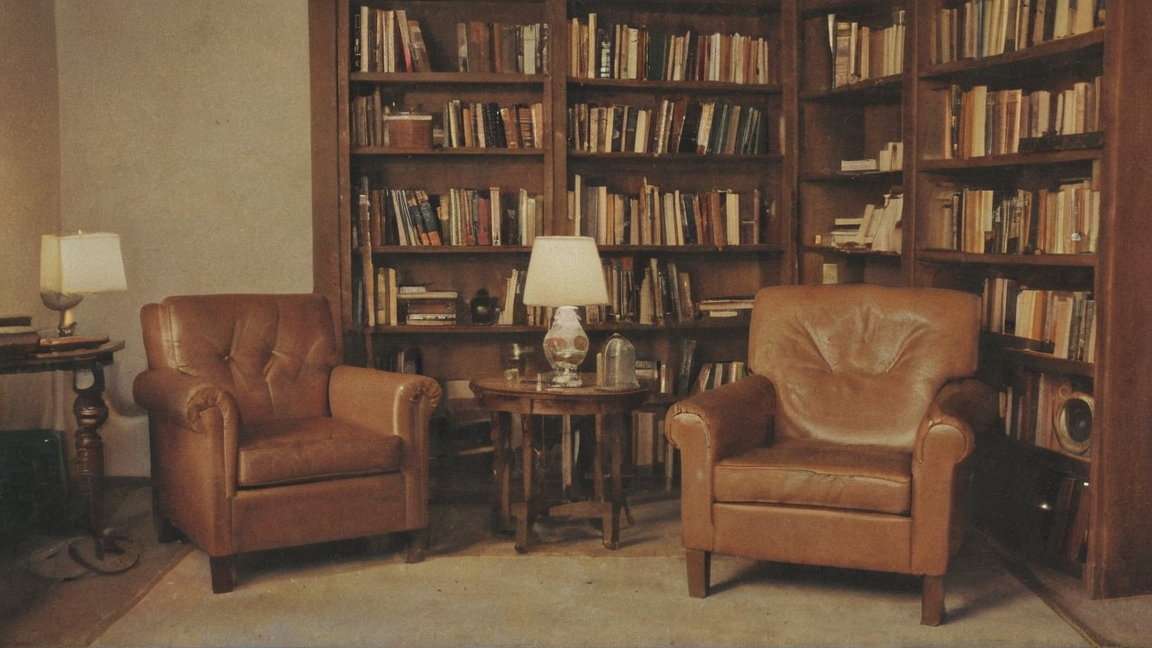
#> input picture video/burnout/full/images/A01_s1.png, 1152 x 648 px
$ python -i render.py   (imports and definitions only)
#> lines starting #> are read from the running program, lines starting #| are printed output that depends on the picture
# Render a timeline (JSON) to MP4: stock video scenes (in-point, speed), photo scenes with slow zoom,
# black cards, bottom subtitle boxes per the channel guide (9장 6절), and the audio track.
# All picture sources get the same grade so stock footage and AI images look like one piece.
# usage: render.py timeline.json out.mp4 [--frames-only N]
import json, math, os, subprocess, sys
import numpy as np
from PIL import Image, ImageDraw, ImageFilter, ImageFont

W, H, FPS = 1920, 1080, 30
ROOT = os.environ.get("VIDEO_ROOT", os.path.dirname(os.path.dirname(os.path.abspath(__file__))))
FONT_PATH = f"{ROOT}/fonts/Pretendard-SemiBold.otf"
FONT_SIZE = 64                  # Hangul glyph height 56px = 5.2% of 1080 (guide: about 5%)
WHITE = (255, 255, 255, 255)
YELLOW = (242, 201, 76, 255)    # #F2C94C, guide 6-4
BOX_RGBA = (0, 0, 0, 224)       # nearly opaque black (guide 6-1)
BOX_BOTTOM = round(H * 0.928)   # 1002: box bottom edge at 92.8%
BOX_TOP_1 = round(H * 0.850)    # 918: one-line box top at 85.0%
LINE_GAP = 76                   # baseline distance for two-line subtitles
PAD_X = 28                      # narrow side padding
ITALIC_SLANT = math.tan(math.radians(12))
MAX_ZOOM = 1.05

font = ImageFont.truetype(FONT_PATH, FONT_SIZE)
# centre text (black cards, text over a dimmed photo): 70px since 2026-10-23 (owner: "1point씩 키워줘"; 64->65px would
# not be visible, so one step is taken as in a document going 10pt->11pt, about +9%). Bottom subtitles stay 64px.
CENTER_SIZE = 70
center_font = ImageFont.truetype(FONT_PATH, CENTER_SIZE)
TITLE_FONT_PATH = f"{ROOT}/fonts/Pretendard-ExtraBold.otf"
# Hangul glyph box relative to baseline (measured): top -51, bottom +5 -> visual center at -23
GLYPH_TOP, GLYPH_BOTTOM = -51, 5
GLYPH_MID = (GLYPH_TOP + GLYPH_BOTTOM) / 2


# [13 lines left out: function parse_markup, not called in this run]


def text_width(segs, f=None):
    return (f or font).getlength("".join(s for s, _ in segs))


# [59 lines left out: functions draw_line, slant, render_text_layer, not called in this run]


_VIGNETTE = {}


def grade_arr(a8, g):
    """Common low-key look so all scenes match: mute colors, darker mids, vignette (uint8 HxWx3)."""
    if not g:
        return a8
    a = a8.astype(np.float32) / 255
    lum = a @ np.array([0.2126, 0.7152, 0.0722], np.float32)
    a = lum[..., None] + (a - lum[..., None]) * g.get("sat", 0.88)
    a = np.clip((a - g.get("black", 0.02)) / (1 - g.get("black", 0.02)), 0, 1) ** g.get("gamma", 1.12)
    h, w = lum.shape
    key = (h, w, g.get("vignette", 0.35))
    if key not in _VIGNETTE:
        yy, xx = np.mgrid[0:h, 0:w].astype(np.float32)
        r = np.sqrt(((xx - w / 2) / (w / 2)) ** 2 + ((yy - h / 2) / (h / 2)) ** 2) / math.sqrt(2)
        u = np.clip((r - 0.35) / 0.65, 0, 1)
        _VIGNETTE[key] = (1 - key[2] * u * u * (3 - 2 * u))[..., None].astype(np.float32)
    a *= _VIGNETTE[key]
    return (np.clip(a, 0, 1) * 255 + 0.5).astype(np.uint8)


def grade(im, g):
    return Image.fromarray(grade_arr(np.asarray(im.convert("RGB")), g))


# [9 lines left out: function blur_box_filter, not called in this run]


class VideoSource:
    """Stock video scene: ffmpeg decodes from `in` (s) at `speed`, resampled to 30 fps and cropped to fill 16:9.
    Frames are read in order; if the clip runs out, the last frame is held."""

    # [31 lines left out: functions __init__, _start, frame, not called in this run]

    def close(self):
        if self.proc:
            self.proc.stdout.close(); self.proc.kill(); self.proc.wait(); self.proc = None


DEFAULT_GRADE = {"sat": 0.88, "black": 0.02, "gamma": 1.12, "vignette": 0.35}


def prep_image(path, crop=None, g=DEFAULT_GRADE, blur=0):
    """Crop to 16:9, grade, and upscale so that MAX_ZOOM maps 1:1 to output pixels (optional blur after)."""
#> called with blur = 0
    im = Image.open(path).convert("RGB")
#> im is the input picture: PIL image 1152x648 RGB; mean R, G, B 106.1, 82.2, 62.6
    w, h = im.size
#> w = 1152; h = 648
    if crop:  # [x0, y0, x1, y1] in source pixels
        im = im.crop(crop); w, h = im.size
    tw = w; th = round(w * 9 / 16)
#> after `tw = w`: tw = 1152
#> after `th = round(w * 9 / 16)`: th = 648
    if th > h:
        th = h; tw = round(h * 16 / 9)
    x0 = (w - tw) // 2; y0 = (h - th) // 2
#> after `x0 = (w - tw) // 2`: x0 = 0
#> after `y0 = (h - th) // 2`: y0 = 0
    im = grade(im.crop((x0, y0, x0 + tw, y0 + th)), g)   # grade after crop: vignette stays centered
#> in grade_arr, `lum = a @ np.array([0.2126, 0.7152, 0.0722], np.float32)`:
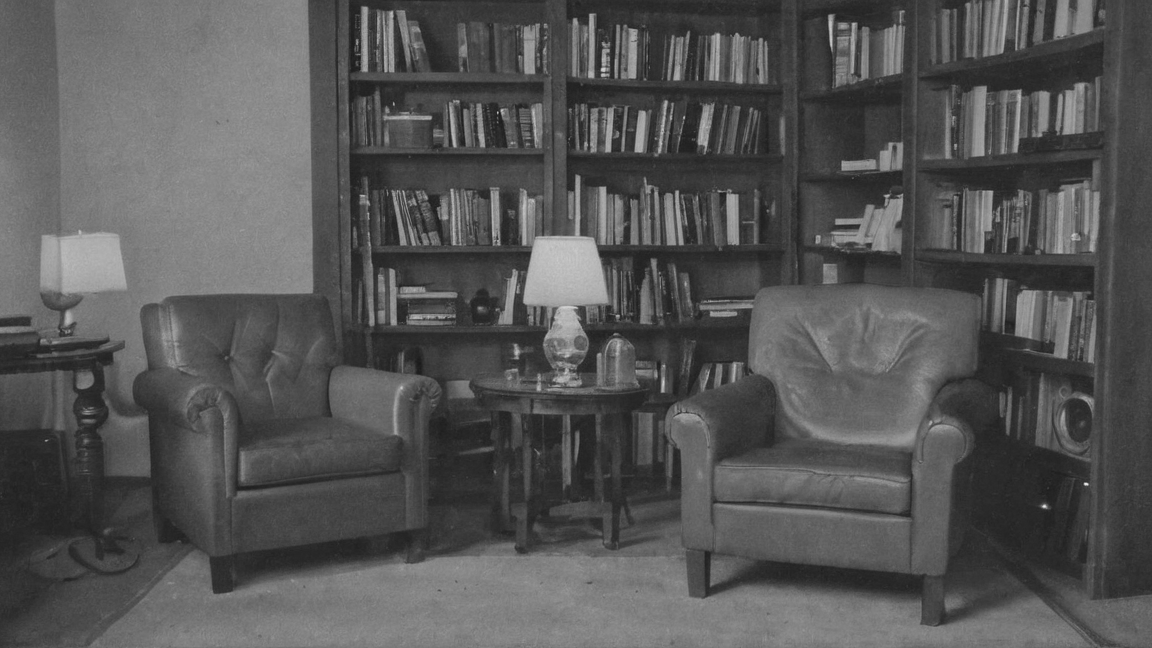
#> lum: shape (648, 1152) float32; min 0.0892, max 0.92, mean 0.337
#> in grade_arr, `a *= _VIGNETTE[key]`:
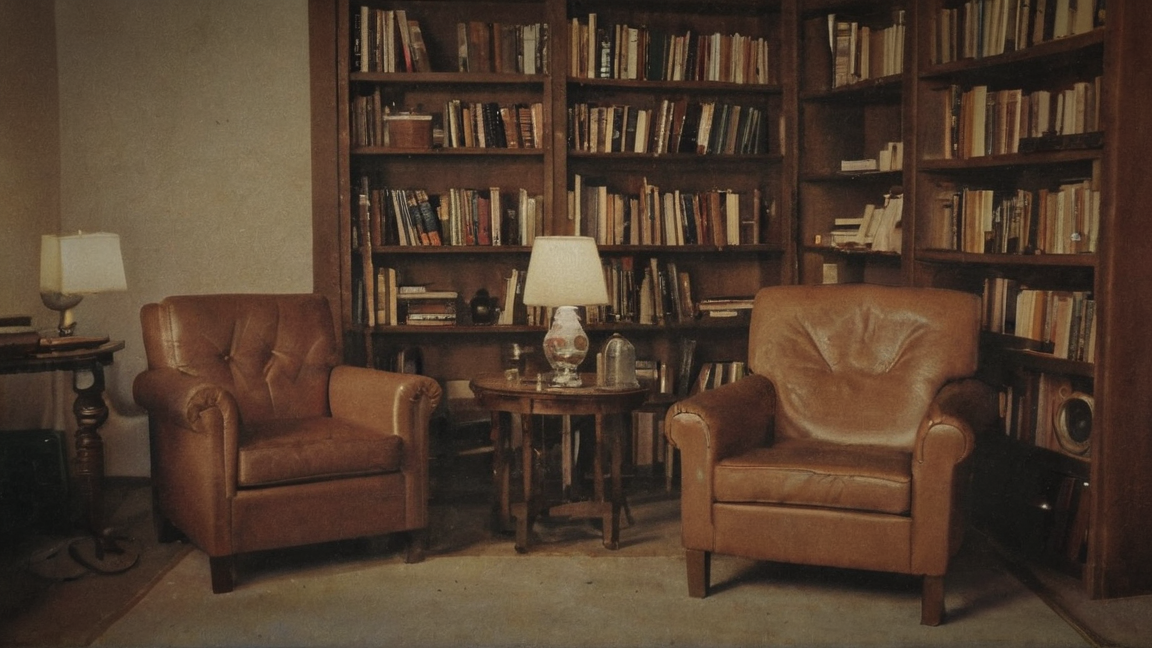
#> a: shape (648, 1152, 3) float32; mean of channels 0, 1, 2 0.317, 0.242, 0.182; drawn as R, G, B
    im = im.resize((round(W * MAX_ZOOM), round(H * MAX_ZOOM)), Image.LANCZOS)
#> im: PIL image 2016x1134 RGB
    return im.filter(ImageFilter.GaussianBlur(blur)) if blur else im


def photo_key(sc):
    return json.dumps([sc["image"], sc.get("crop"), sc.get("grade", DEFAULT_GRADE), sc.get("blur", 0)], sort_keys=True)


# [29 lines left out: functions mix_source, mix_weight, luma_key, not called in this run]


SPLIT_GAP = 8                    # black line between the two halves of a split screen


def panel_size():
    return (W - SPLIT_GAP) // 2, H


def panel_key(p):
    return json.dumps(["panel", p["image"], p.get("crop"), p.get("grade", DEFAULT_GRADE)], sort_keys=True)


# [9 lines left out: function prep_panel, not called in this run]


_FYO = None


# [30 lines left out: functions fy_overlays, title_layer, not called in this run]


GRAY, RED = (110, 110, 110), (229, 72, 77)


def _mix(c1, c2, u):
    return tuple(round(a + (b - a) * u) for a, b in zip(c1, c2))


_FY = None


# [95 lines left out: functions fy_kinds, icon_frame, kenburns_view, kenburns, not called in this run]


def lerp(a, b, u):
    return a + (b - a) * u


def smooth(u):
    return u * u * (3 - 2 * u)


# [204 lines left out: function main, not called in this run]


# [2 lines not run here, left out]

>>> result = prep_image('../../../video/burnout/full/images/A01_s1.png')

$ run again, on video/burnout/sample/images/I02.png
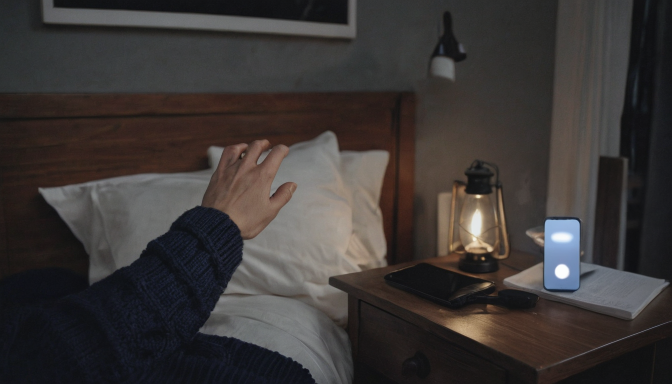
#> input picture video/burnout/sample/images/I02.png, 1344 x 768 px (shown at 1/2 size)
#> in prep_image, im is the input picture: PIL image 1344x768 RGB; mean R, G, B 60, 55.6, 54.3
#> in grade_arr, `lum = a @ np.array([0.2126, 0.7152, 0.0722], np.float32)`:
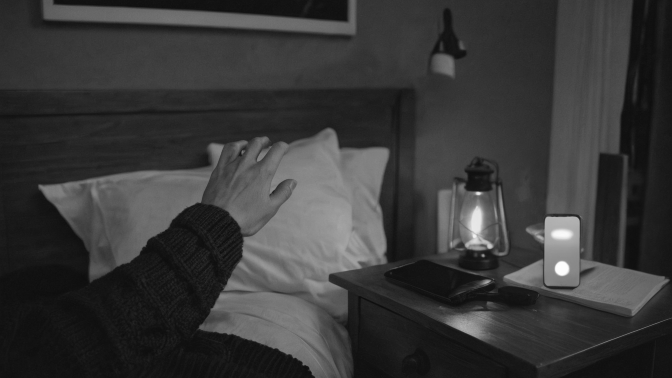
#> lum: shape (756, 1344) float32 (shown at 1/2 size); min 0.0365, max 0.998, mean 0.223
#> in grade_arr, `a *= _VIGNETTE[key]`:
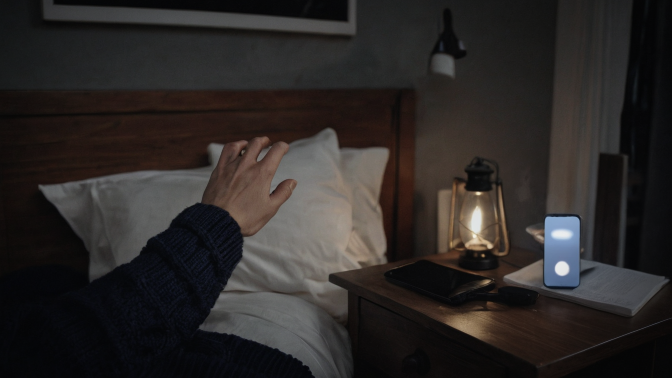
#> a: shape (756, 1344, 3) float32 (shown at 1/2 size); mean of channels 0, 1, 2 0.175, 0.16, 0.155; drawn as R, G, B
#> im: PIL image 2016x1134 RGB

$ run again, on video/burnout/thumbnail/thumbnail.jpg
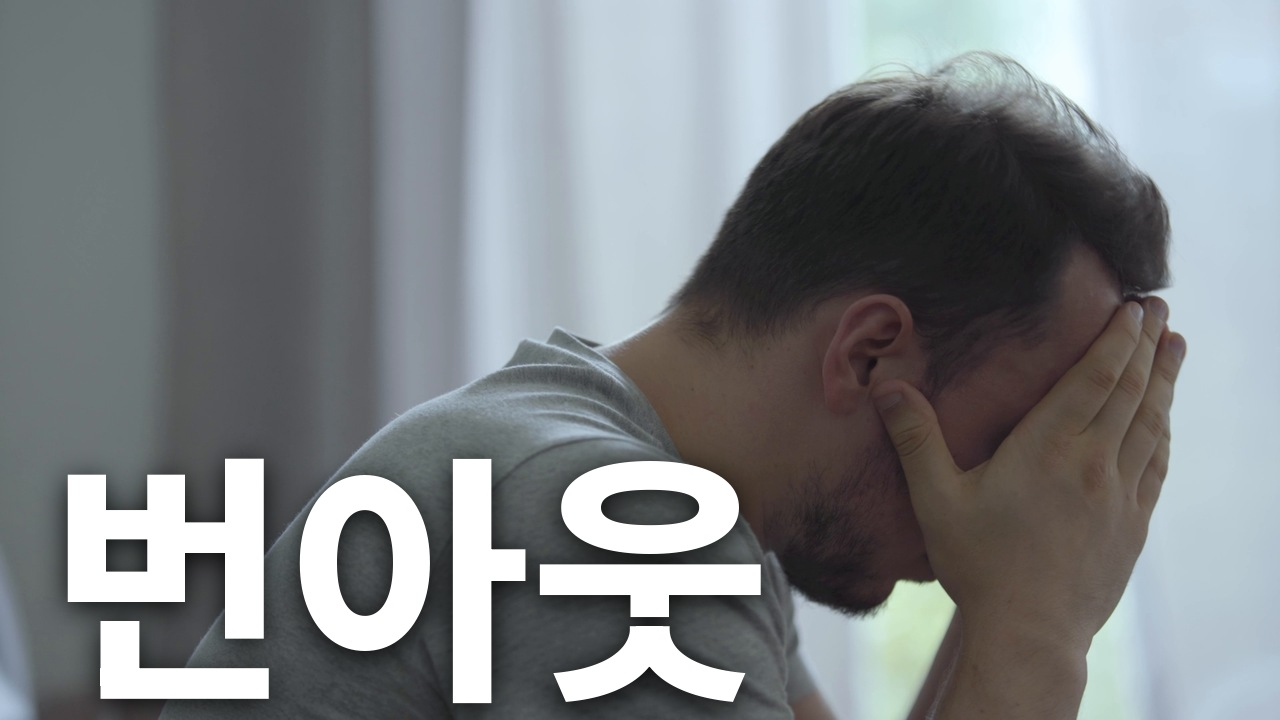
#> input picture video/burnout/thumbnail/thumbnail.jpg, 1280 x 720 px
#> in prep_image, im is the input picture: PIL image 1280x720 RGB; mean R, G, B 124.9, 128.9, 131.6
#> in grade_arr, `a *= _VIGNETTE[key]`:
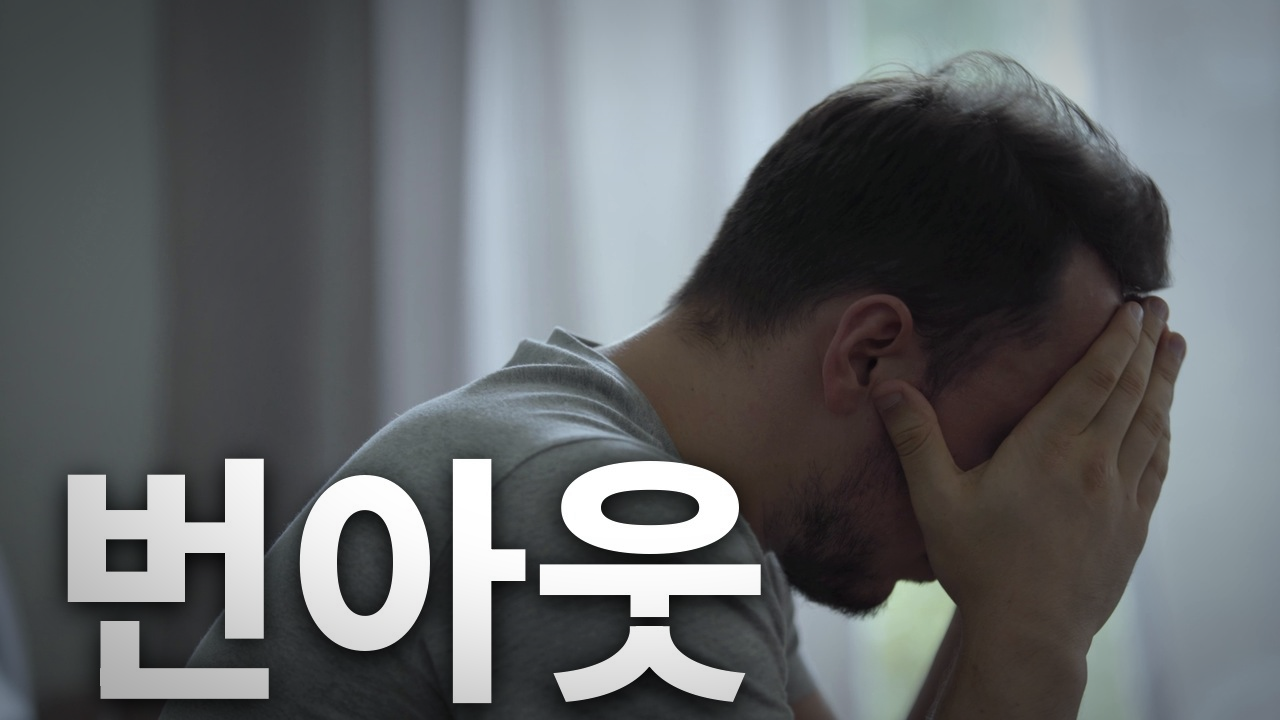
#> a: shape (720, 1280, 3) float32; mean of channels 0, 1, 2 0.394, 0.407, 0.415; drawn as R, G, B
#> im: PIL image 2016x1134 RGB
